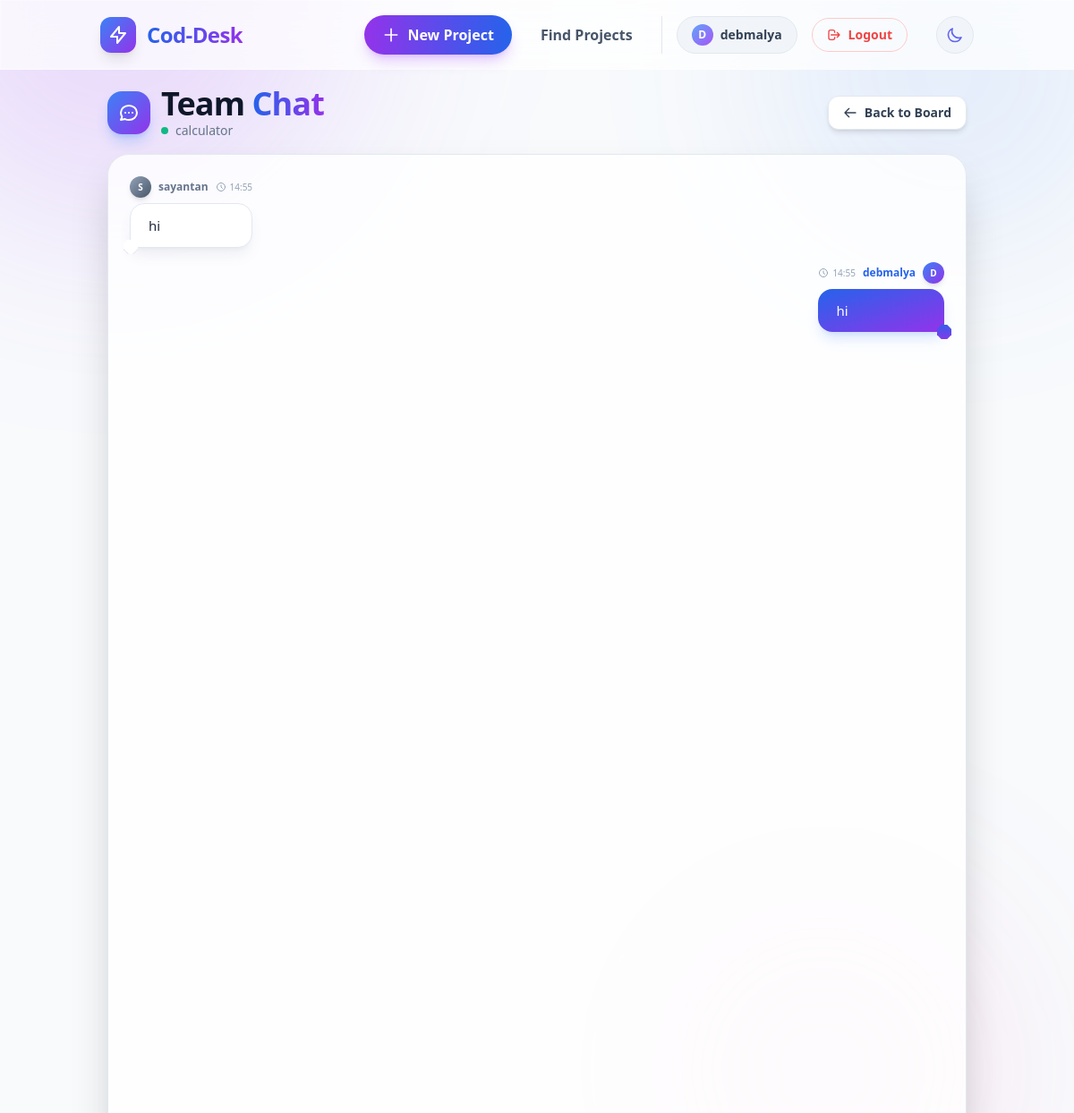
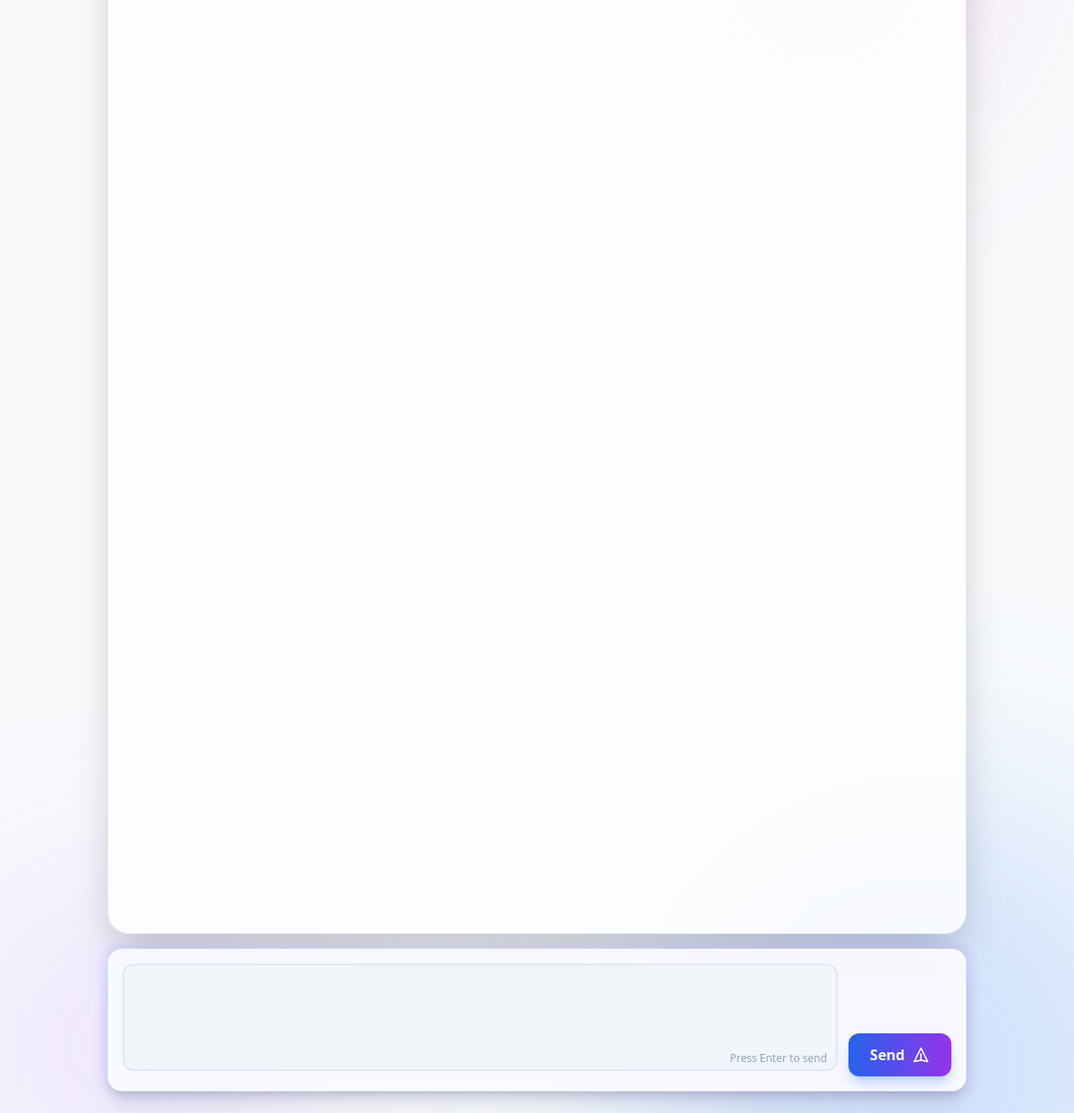
The app's page /project/4/chat/ (signed in) with its own data (2 pictures, top to bottom).
### users/models.py (models this page shows, shortened)
class User(AbstractUser):
    is_student = models.BooleanField(default=True)
    skills = TaggableManager(help_text="e.g., Python, React, Data Analysis", blank=True)
    portfolio_link = models.URLField(blank=True)
    profile_picture = models.ImageField(
        upload_to='profile_pics/',
        blank=True,
        null=True,
        help_text="Upload a professional photo or avatar."
    )
    bio = models.TextField(
        blank=True,
        help_text="Tell us about yourself, your background, and the projects you want to build!"
    )

### projects/models.py (models this page shows, shortened)
class Project(models.Model):
    owner = models.ForeignKey(settings.AUTH_USER_MODEL, related_name='owned_projects', on_delete=models.CASCADE)
    title = models.CharField(max_length=200)
    description = models.TextField()
    required_skills = TaggableManager()
    created_at = models.DateTimeField(auto_now_add=True)
    thumbnail = models.ImageField(upload_to='project_thumbnails/', blank=True, null=True)
    members = models.ManyToManyField(settings.AUTH_USER_MODEL, related_name='joined_projects', blank=True)
    join_requests = models.ManyToManyField(settings.AUTH_USER_MODEL, related_name='pending_requests', blank=True)
    gemini_api_key = models.CharField(
        max_length=255,
        blank=True,
        null=True,
        help_text="Optional: Enter your Gemini API Key to enable AI task generation."
    )

class ProjectMessage(models.Model):
    project = models.ForeignKey(Project, on_delete=models.CASCADE, related_name='messages')
    sender = models.ForeignKey(settings.AUTH_USER_MODEL, on_delete=models.CASCADE)
    content = models.TextField()
    created_at = models.DateTimeField(auto_now_add=True)

### projects/views.py (the view)
# urls.py: path('project/<int:project_id>/chat/', project_chat, name='project_chat'),
@login_required
def project_chat(request, project_id):
    project = get_object_or_404(Project, id=project_id)
    if request.user != project.owner and request.user not in project.members.all():
        messages.error(request, "Access Denied: You are not a member of this project.")
        return redirect('find_projects')
    messages_list = project.messages.all().order_by('created_at')
    if request.method == "POST":
        form = MessageForm(request.POST)
        if form.is_valid():
            msg = form.save(commit=False)
            msg.project = project
            msg.sender = request.user
            msg.save()
            return redirect('project_chat', project_id=project_id)
    else:
        form = MessageForm()
    if request.headers.get('HX-Request'):
        return render(request, 'projects/chat_partial.html', {'messages': messages_list, 'user': request.user})
    return render(request, 'projects/chat.html', {
        'project': project,
        'messages': messages_list,
        'form': form
    })

### projects/forms.py
class MessageForm(forms.ModelForm):
    class Meta:
        model = ProjectMessage
        fields = ['content']

### templates/projects/chat.html (shortened to what this page needs)
{% extends 'base.html' %}
{% block content %}
<div class="relative min-h-[calc(100vh-100px)] flex flex-col pb-6">
    <canvas id="chat-canvas" class="fixed inset-0 w-full h-full z-0 pointer-events-none opacity-15"></canvas>
    <div class="fixed inset-0 pointer-events-none z-0">
    </div>
    <div class="relative z-10 max-w-5xl mx-auto px-4 sm:px-6 lg:px-8 w-full flex flex-col h-[calc(100vh-120px)] animate-fade-in">
        <div class="flex flex-col md:flex-row justify-between items-start md:items-center mb-4 gap-3 flex-shrink-0">
            <div class="flex items-center gap-3">
                <div class="w-12 h-12 rounded-2xl bg-gradient-to-br from-blue-500 to-purple-600 flex items-center justify-center shadow-lg shadow-blue-500/30">
                </div>
                <div>
                    <h1 class="text-3xl md:text-4xl font-black text-slate-900 dark:text-white tracking-tight">
                        Team <span class="bg-clip-text text-transparent bg-gradient-to-r from-blue-600 to-purple-600">Chat</span>
                    </h1>
                    <p class="text-slate-500 dark:text-slate-400 text-sm flex items-center gap-2">
                        <span class="w-2 h-2 rounded-full bg-emerald-500 animate-pulse"></span>
                        {{ project.title }}
                    </p>
                </div>
            </div>
            <a href="{% url 'board_view' project.id %}" class="group flex items-center gap-2 px-4 py-2 bg-white dark:bg-slate-800 border border-slate-200 dark:border-slate-700 rounded-xl font-bold text-slate-700 dark:text-slate-200 hover:bg-slate-50 dark:hover:bg-slate-700 transition-all duration-300 hover:scale-105 shadow-md text-sm">
                <svg class="w-4 h-4 transition-transform group-hover:-translate-x-1" fill="none" stroke="currentColor" viewBox="0 0 24 24">
                    <path stroke-linecap="round" stroke-linejoin="round" stroke-width="2" d="M10 19l-7-7m0 0l7-7m-7 7h18"></path>
                </svg>
                Back to Board
            </a>
        </div>
        <div class="relative flex-1 min-h-0 mb-4 group">
            <div id="chat-container"
                 class="relative h-full bg-white/80 dark:bg-slate-900/80 backdrop-blur-xl border border-slate-200 dark:border-slate-700 rounded-3xl p-6 overflow-y-auto shadow-2xl"
                 hx-get="{% url 'project_chat' project.id %}"
                 hx-trigger="every 3s"
                 hx-swap="innerHTML scroll:bottom">
                 {% include 'projects/chat_partial.html' %}
            </div>
        </div>
        <div class="relative flex-shrink-0">
            <div class="relative bg-white/90 dark:bg-slate-900/90 backdrop-blur-xl p-4 rounded-2xl shadow-xl border border-slate-200 dark:border-slate-700">
                <form method="POST" class="flex gap-3 items-end">
                    <div class="flex-1 relative">
                        {{ form.content }}
                        <div class="absolute bottom-3 right-3 text-xs text-slate-400 dark:text-slate-500 pointer-events-none" id="char-count">
                            Press Enter to send
                        </div>
                    </div>
                    <button type="submit" class="group bg-gradient-to-r from-blue-600 to-purple-600 text-white px-6 py-3 rounded-xl font-bold shadow-lg shadow-blue-500/30 hover:shadow-blue-500/50 transition-all duration-300 hover:scale-105 flex items-center gap-2 flex-shrink-0">
                        <span class="hidden sm:inline">Send</span>
                        <svg class="w-5 h-5 transition-transform group-hover:translate-x-1 group-hover:-translate-y-1" fill="none" stroke="currentColor" viewBox="0 0 24 24">
                            <path stroke-linecap="round" stroke-linejoin="round" stroke-width="2" d="M12 19l9 2-9-18-9 18 9-2zm0 0v-8"></path>
                        </svg>
                    </button>
                </form>
            </div>
        </div>
    </div>
</div>
{% endblock %}

### templates/base.html (shortened to what this page needs)
<!DOCTYPE html>
<html lang="en" class="scroll-smooth">
<head>
    <script src="https://cdn.tailwindcss.com"></script>
</head>
<body class="bg-slate-50 dark:bg-slate-950 text-slate-800 dark:text-slate-100 transition-colors duration-500 min-h-screen flex flex-col" hx-headers='{"X-CSRFToken": "{{ csrf_token }}"}'>
    <canvas id="bg-canvas"></canvas>
    <div class="fixed top-0 left-0 w-full h-full overflow-hidden pointer-events-none z-0">
        <div class="absolute top-[-10%] left-[-10%] w-[500px] h-[500px] bg-purple-500/20 rounded-full blur-[120px] animate-pulse-slow"></div>
        <div class="absolute top-[40%] left-[60%] w-[400px] h-[400px] bg-pink-500/10 rounded-full blur-[100px] animate-float"></div>
    </div>
    <nav class="glass fixed w-full z-50 top-0 transition-all duration-300">
        <div class="container mx-auto px-6 py-4">
            <div class="flex justify-between items-center">
                <a href="{% url 'home' %}" class="flex items-center gap-3 group">
                    <div class="w-10 h-10 rounded-xl bg-gradient-to-br from-blue-500 to-purple-600 flex items-center justify-center shadow-lg group-hover:shadow-blue-500/50 transition-all duration-300 group-hover:scale-110 group-hover:rotate-6">
                        <svg class="w-6 h-6 text-white" fill="none" stroke="currentColor" viewBox="0 0 24 24">
                            <path stroke-linecap="round" stroke-linejoin="round" stroke-width="2" d="M13 10V3L4 14h7v7l9-11h-7z"></path>
                        </svg>
                    </div>
                    <span class="text-2xl font-black tracking-tight">
                        <span class="bg-clip-text text-transparent bg-gradient-to-r from-blue-600 to-purple-600 dark:from-blue-400 dark:to-purple-400">
                        </span>
                    </span>
                </a>
                <div class="hidden md:flex items-center space-x-8">
                    {% if user.is_authenticated %}
                        <a href="{% url 'create_project' %}" class="group relative px-5 py-2.5 bg-gradient-to-r from-purple-600 to-blue-600 text-white rounded-full font-bold shadow-lg shadow-purple-500/30 hover:shadow-purple-500/50 transition-all duration-300 hover:scale-105 flex items-center gap-2 overflow-hidden btn-glow">
                            <svg class="w-5 h-5 transition-transform group-hover:rotate-90" fill="none" stroke="currentColor" viewBox="0 0 24 24">
                                <path stroke-linecap="round" stroke-linejoin="round" stroke-width="2" d="M12 4v16m8-8H4"></path>
                            </svg>
                            New Project
                        </a>
                    {% endif %}
                    <a href="{% url 'find_projects' %}" class="font-bold text-slate-600 dark:text-slate-300 hover:text-blue-600 dark:hover:text-blue-400 transition link-hover">
                        Find Projects
                    </a>
                    {% if user.is_authenticated %}
                        <div class="flex items-center gap-4 pl-4 border-l border-slate-200 dark:border-slate-700">
                            <a href="{% url 'profile_settings' %}" class="flex items-center gap-2 text-sm font-bold bg-slate-100 dark:bg-slate-800 hover:bg-blue-50 dark:hover:bg-slate-700 text-slate-700 dark:text-slate-200 px-4 py-2 rounded-full border border-slate-200 dark:border-slate-700 transition-all duration-300 hover:scale-105">
                                <div class="w-6 h-6 rounded-full bg-gradient-to-br from-blue-400 to-purple-500 flex items-center justify-center text-white text-xs">
                                    {{ user.username|first|upper }}
                                </div>
                                {{ user.username }}
                            </a>
                            <a href="{% url 'logout' %}" class="group flex items-center gap-2 text-sm font-bold text-red-500 border border-red-200 dark:border-red-900/50 px-4 py-2 rounded-full hover:bg-red-50 dark:hover:bg-red-900/20 transition-all duration-300">
                                <svg class="w-4 h-4 transition-transform group-hover:translate-x-1" fill="none" stroke="currentColor" viewBox="0 0 24 24">
                                    <path stroke-linecap="round" stroke-linejoin="round" stroke-width="2" d="M17 16l4-4m0 0l-4-4m4 4H7m6 4v1a3 3 0 01-3 3H6a3 3 0 01-3-3V7a3 3 0 013-3h4a3 3 0 013 3v1"></path>
                                </svg>
                                Logout
                            </a>
                        </div>
                    {% endif %}
                    <button id="theme-toggle" class="p-2.5 rounded-full bg-slate-100 dark:bg-slate-800 border border-slate-200 dark:border-slate-700 hover:scale-110 transition-all duration-300 group">
                    </button>
                </div>
            </div>
        </div>
    </nav>
    <main class="flex-grow pt-24 relative z-10">
        <div class="page-transition">
            {% block content %}
            {% endblock %}
        </div>
    </main>
</body>
</html>

### templates/projects/chat_partial.html (shortened to what this page needs)
{% for msg in messages %}
    <div class="mb-4 flex {% if msg.sender == user %}justify-end{% else %}justify-start{% endif %} animate-message-in" style="animation-delay: {{ forloop.counter0|divisibleby:2 }}00ms">
        <div class="max-w-[75%] md:max-w-[65%] group">
            <div class="flex items-center gap-2 mb-1.5 {% if msg.sender == user %}flex-row-reverse{% endif %}">
                <div class="w-6 h-6 rounded-full bg-gradient-to-br {% if msg.sender == user %}from-blue-500 to-purple-600{% else %}from-slate-400 to-slate-600{% endif %} flex items-center justify-center text-white text-[10px] font-bold shadow-md">
                    {{ msg.sender.username|first|upper }}
                </div>
                <span class="text-xs font-bold {% if msg.sender == user %}text-blue-600 dark:text-blue-400{% else %}text-slate-500 dark:text-slate-400{% endif %}">
                    {{ msg.sender.username }}
                </span>
                <span class="text-[10px] text-slate-400 dark:text-slate-500 flex items-center gap-1">
                    <svg class="w-3 h-3" fill="none" stroke="currentColor" viewBox="0 0 24 24">
                        <path stroke-linecap="round" stroke-linejoin="round" stroke-width="2" d="M12 8v4l3 3m6-3a9 9 0 11-18 0 9 9 0 0118 0z"></path>
                    </svg>
                    {{ msg.created_at|date:"H:i" }}
                </span>
            </div>
            <div class="relative px-5 py-3 rounded-2xl shadow-lg transition-all duration-300 hover:shadow-xl hover:scale-[1.02]
                {% if msg.sender == user %}
                    bg-gradient-to-br from-blue-600 to-purple-600 text-white rounded-br-md
                    shadow-blue-500/20 dark:shadow-blue-500/10
                {% else %}
                    bg-white dark:bg-slate-800 text-slate-800 dark:text-slate-100 rounded-bl-md
                    border border-slate-200 dark:border-slate-700
                    shadow-slate-500/10 dark:shadow-black/20
                {% endif %}">
                <p class="text-[15px] leading-relaxed">{{ msg.content }}</p>
                <div class="absolute bottom-0 {% if msg.sender == user %}right-0 translate-x-1/2{% else %}left-0 -translate-x-1/2{% endif %} w-4 h-4 overflow-hidden" style="bottom: -8px;">
                    <div class="w-4 h-4 rotate-45 transform origin-center
                        {% if msg.sender == user %}
                            bg-gradient-to-br from-blue-600 to-purple-600
                        {% else %}
                            bg-white dark:bg-slate-800 border-r border-b border-slate-200 dark:border-slate-700
                        {% endif %}">
                    </div>
                </div>
            </div>
        </div>
    </div>
{% endfor %}

### templates/base.html (style rules this page uses)
.glass { background: rgba(255, 255, 255, 0.7); backdrop-filter: blur(20px); -webkit-backdrop-filter: blur(20px); border: 1px solid rgba(255, 255, 255, 0.3); }
.link-hover { position: relative; }
.link-hover::after { content: ''; position: absolute; width: 0; height: 2px; bottom: -4px; left: 0; background: linear-gradient(90deg, #3b82f6, #8b5cf6); transition: width 0.3s ease; }
#bg-canvas { position: fixed; top: 0; left: 0; width: 100%; height: 100%; z-index: -1; pointer-events: none; }
.page-transition { animation: pageLoad 0.6s ease-out; }
.btn-glow { position: relative; overflow: hidden; }
.btn-glow::before { content: ''; position: absolute; top: 0; left: -100%; width: 100%; height: 100%; background: linear-gradient(90deg, transparent, rgba(255,255,255,0.4), transparent); transition: left 0.5s; }

### templates/projects/chat_partial.html (style rules this page uses)
.animate-message-in { animation: message-in 0.3s ease-out forwards; }
.animate-fade-in { animation: fade-in 0.5s ease-out forwards; }

### templates/projects/chat.html (style rules this page uses)
input[type="text"], textarea { width: 100%; padding: 14px 16px; padding-right: 100px; background: rgba(241, 245, 249, 0.8); border: 2px solid #e2e8f0; border-radius: 12px; font-size: 15px; transition: all 0.3s ease; color: #1e293b; resize: none; min-height: 52px; max-height: 120px; }
.animate-fade-in { animation: fade-in 0.5s ease-out forwards; }

### records on screen
User: username|first "D", username "debmalya"
Project: title "calculator"
ProjectMessage: sender.username|first "S", sender.username "sayantan", created_at "14:55", content "hi"
ProjectMessage: sender.username|first "D", sender.username "debmalya", created_at "14:55", content "hi"
